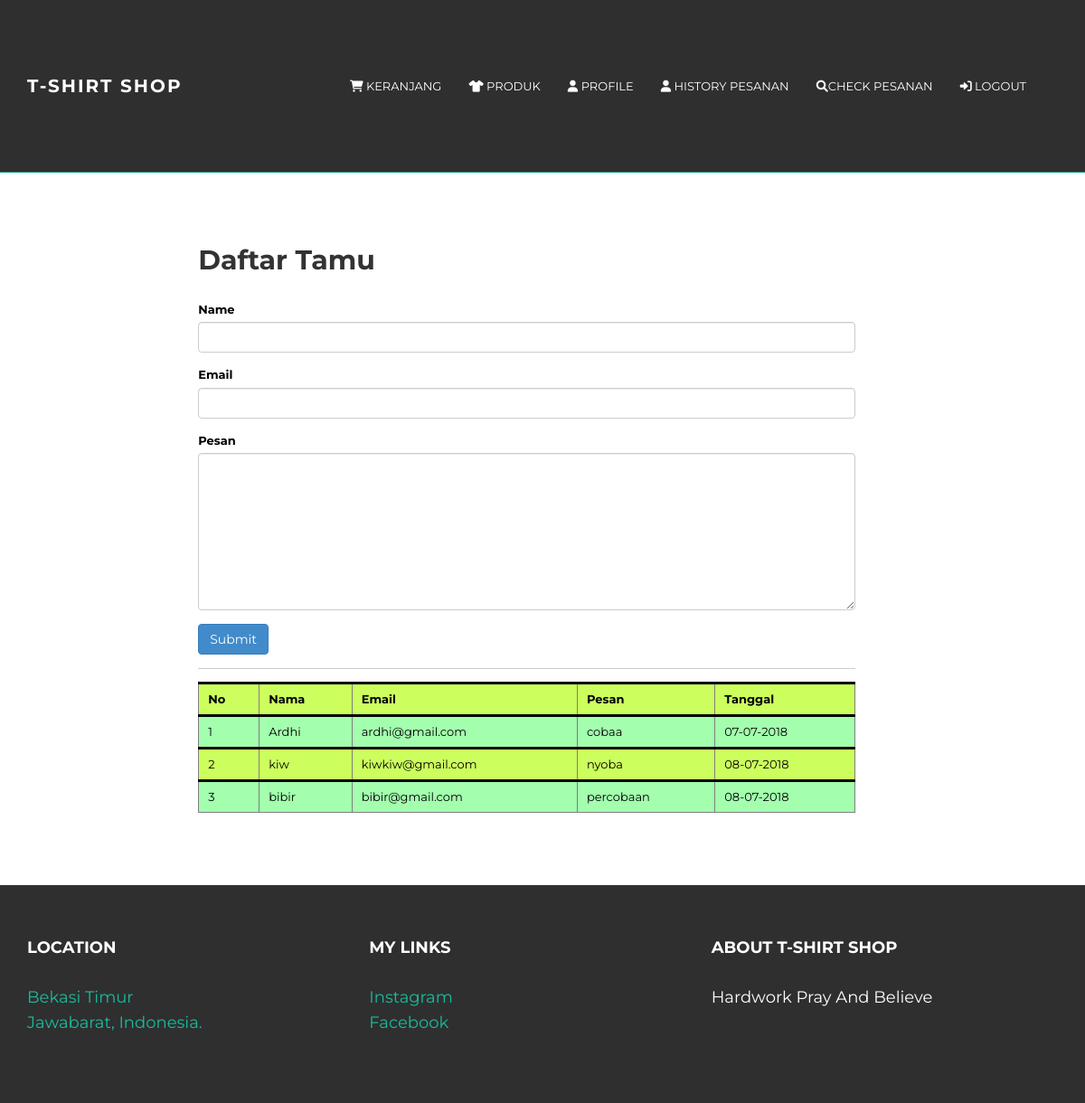
The app's page /bukutamu.php (signed in) with its own data.
### tables this page shows
CREATE TABLE IF NOT EXISTS `bukutamu` (
  `id` int NOT NULL AUTO_INCREMENT,
  `nama` varchar(100) NOT NULL,
  `email` varchar(100) NOT NULL,
  `pesan` varchar(100) NOT NULL,
  `tgl_bukutamu` varchar(100) NOT NULL,
  PRIMARY KEY (`id`)
);

### bukutamu.php (the view, shortened to what this page needs)
<?php
include 'koneksi.php';
$sqll = "SELECT * FROM bukutamu ";
$result = mysqli_query($conn,$sqll);
?>
<?php include 'views/blog/header.php'; ?>
<div id="white">
    <div class="container">
    <div class="row">
      <div class="col-lg-8 col-lg-offset-2">
        <h2>Daftar Tamu</h2><br>
        <form method="post">
        <div class="form-group">
          <label>Name</label>
          <input class="form-control" name="nama">
        </div>
        <div class="form-group">
          <label>Email</label>
          <input class="form-control" name="email">
        </div>
        <div class="form-group">
          <label>Pesan</label>
          <textarea class="form-control" name="pesan" rows="8" cols="10"></textarea>
        </div>
        <div class="form-group">
          <button type="submit" class="btn btn-primary" name="submit">Submit</button>
        </div>
      </form><hr>
      <table border="1" class="table table-striped" align-items="center">
        <tr>
          <th>No</th>
          <th>Nama</th>
          <th>Email</th>
          <th>Pesan</th>
          <th>Tanggal</th>
        </tr>
        <?php $no = 1 ?>
        <?php  while ($row = $result->fetch_assoc()) { ?>
        <tr>
          <td><?=$no?></td>
          <td><?=$row['nama']?></td>
          <td><?=$row['email']?></td>
          <td><?=$row['pesan']?></td>
          <td><?=$row['tgl_bukutamu']?></td>
          <?php $no++ ?>
        </tr>
      <?php } ?>
      </table>
      </div>
    </div>
    </div>
</div>
<?php include 'views/blog/footer.php'; ?>

### assets/blog/css/main.css (style rules this page uses)
body { background-color: #ffffff; font-family: 'Montserrat', sans-serif; font-weight: 400; font-size: 13px; color: #000000; -webkit-font-smoothing: antialiased; -webkit-overflow-scrolling: touch; }
h1, h2, h3, h4, h5, h6 { font-family: 'Montserrat', sans-serif; font-weight: 700; color: #333; }
hr { display: block; height: 1px; border: 0; border-top: 1px solid #ccc; margin: 1em 0; padding: 0; }
#white { padding-top: 60px; padding-bottom: 60px; background-color: #ffffff; }

### records on screen
bukutamu: nama "Ardhi", email "ardhi@gmail.com", pesan "cobaa", tgl_bukutamu "07-07-2018"
bukutamu: nama "kiw", email "kiwkiw@gmail.com", pesan "nyoba", tgl_bukutamu "08-07-2018"
bukutamu: nama "bibir", email "bibir@gmail.com", pesan "percobaan", tgl_bukutamu "08-07-2018"
